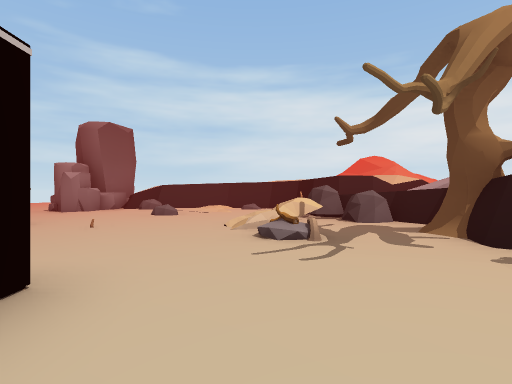
[1] (above)

13 first-person views from a walk through a 3-D level made in the Unity game engine. The camera is 1.2 m above the floor, looks level and sees 80° across. The floor is counted in squares, 2 m on a side. Each view is taken from the middle of a square. On the plan, view 1 faces up. The plan holds only what a view shows up to about 9 squares ahead; the rest is blank. The place goes on beyond the plan. The player character is not drawn. Some surface patterns are stand-ins.

[2]
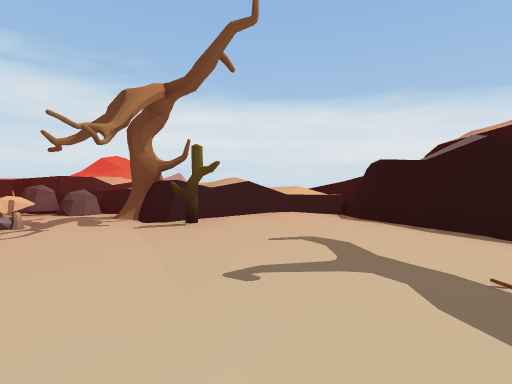

[3]
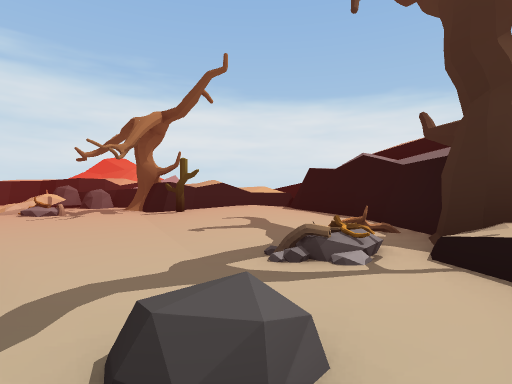

[4]
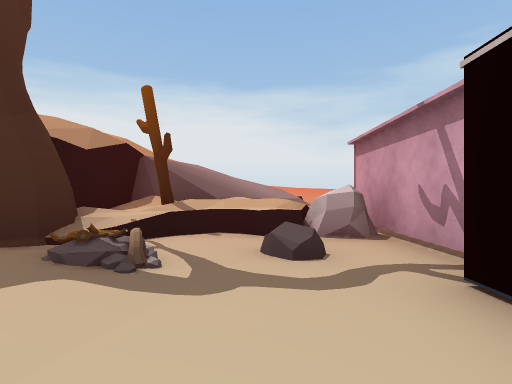

[5]
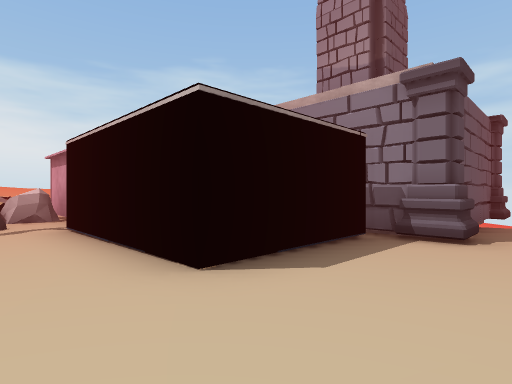

[6]
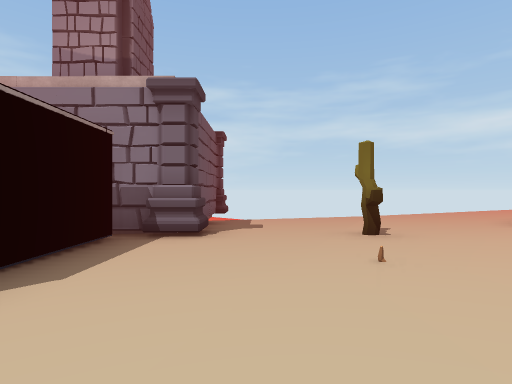

[7]
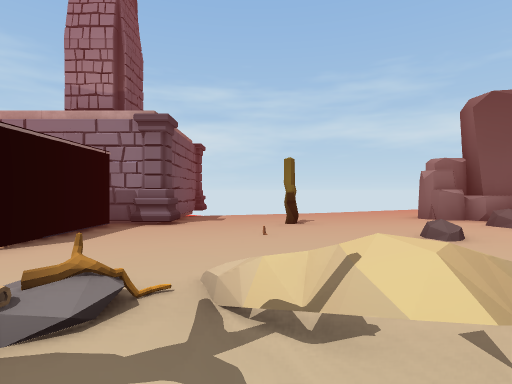

[8]
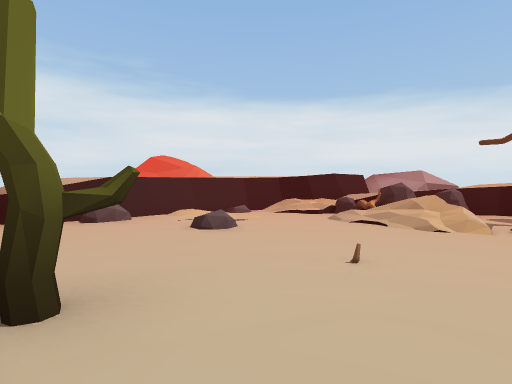

[9]
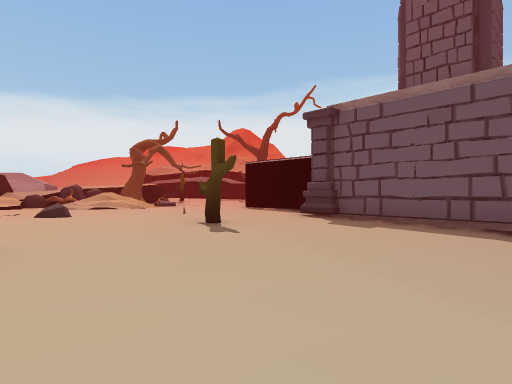

[10]
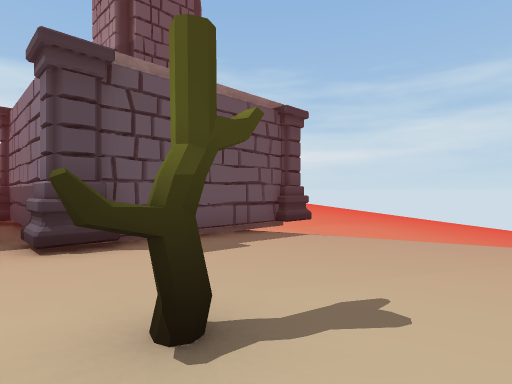

[11]
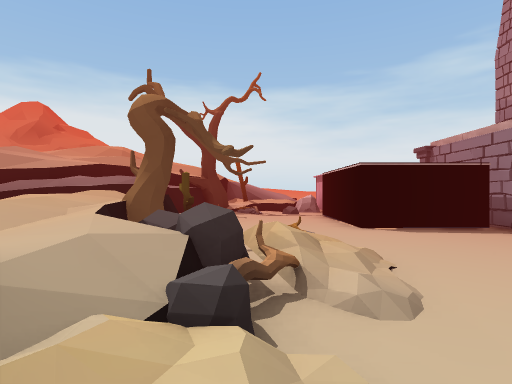

[12]
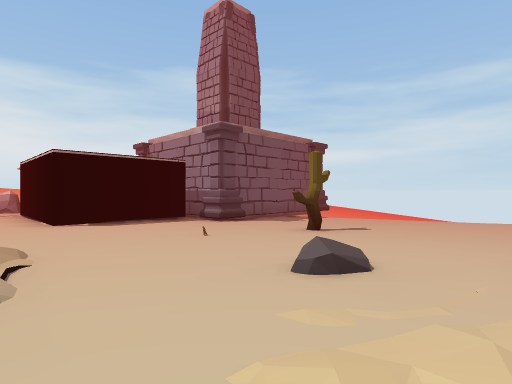

[13]
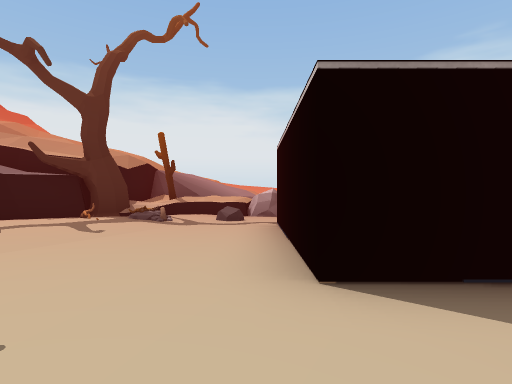

### Floor plan
Key: @ floor where view 1 was taken; # wall or solid block; . main floor; : floor 0.5 m higher than the main floor; - floor 0.5 m lower than the main floor; + floor 1.5 m higher than the main floor; * floor 2.5 m higher than the main floor; % floor 3.25 m higher than the main floor; & floor 4.75 m higher than the main floor; / step, stairs or slope; = window, fence, low wall or low ledge; O other object.
Columns run from 9 left of view 1 to 9 right of it. Each row starts with its distance up from view 1.
  9 ...##.O.../  //
  8 ........../=/=/
  7 .........OO #=#
  6 ....O....//O===
  5 -........///=+
  4 -........//.#
  3 O###O.......## #=
  2     ### ...OO=#==
  1     #  #.....:==//
  0     #   .@..:://///
 -1     #   ....../ =//
 -2     O  #...O.#/
 -3        #../.##/
 -4        #../##%//
 -5        #O/OO///&
 -6        #=/////
 -7         =//*/
 -8          +///

Where each view was taken, in squares from view 1:
view 1: 0 up, 0 right, facing up
view 2: 2 down, 0 right, facing up-right
view 3: 4 down, 1 left, facing up-right
view 4: 0 up, 0 right, facing down
view 5: 4 up, 0 right, facing down-left
view 6: 4 up, 0 right, facing left
view 7: 5 up, 2 right, facing left
view 8: 4 up, 5 left, facing up-right
view 9: 9 up, 9 left, facing down-right
view 10: 7 up, 4 left, facing down-left
view 11: 9 up, 1 right, facing down
view 12: 9 up, 0 right, facing down-left
view 13: 4 up, 1 left, facing down
